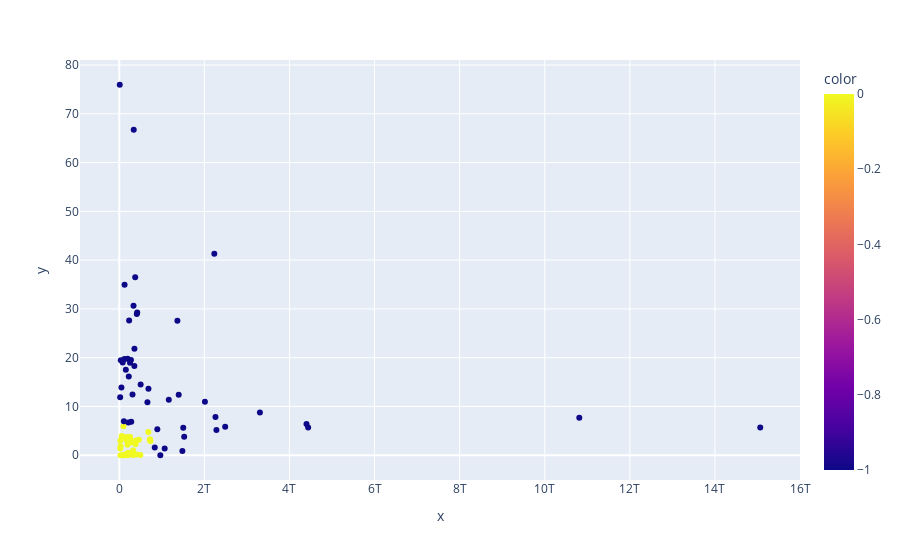

The cell this chart's notebook holds for it:
### Code cell
import plotly.express as px

fig = px.scatter(x=gdp, y=ren, color=gdp_ren['cluster'])

fig.show()
